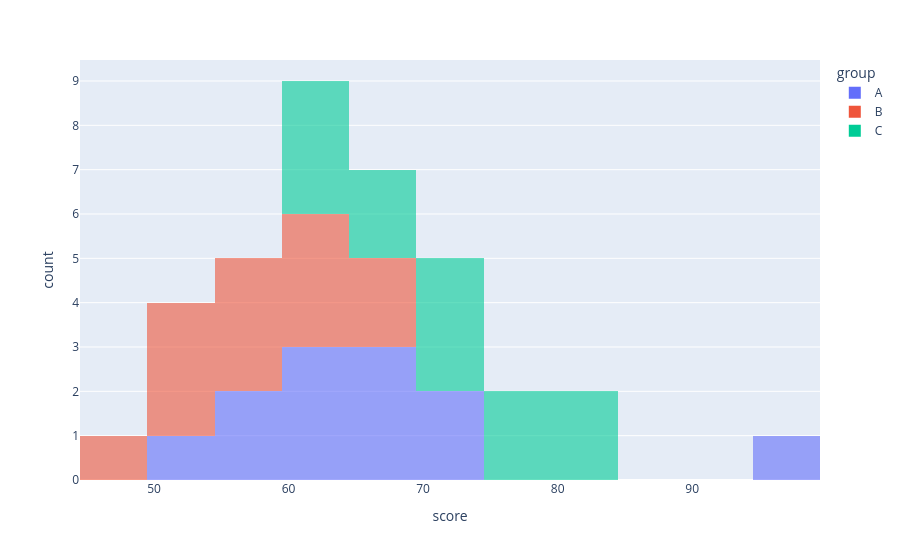

The notebook cell this image was saved under:
### Code cell
fig = px.histogram(
    df,
    x='score',
    color='group',
    opacity=0.6,
    # barmode='overlay'
)

fig.show()

### Figure 1 — Plotly figure (JSON) as saved in the notebook; plotly's stock layout.template omitted (floating-point values rounded to 4 significant figures)
{"data": [{"bingroup": "x", "hovertemplate": "group=A<br>score=%{x}<br>count=%{y}<extra></extra>", "legendgroup": "A", "marker": {"color": "#636efa", "opacity": 0.6, "pattern": {"shape": ""}}, "name": "A", "orientation": "v", "showlegend": true, "x": [52, 55, 58, 60, 61, 63, 65, 67, 68, 70, 72, 95], "xaxis": "x", "yaxis": "y", "type": "histogram"}, {"bingroup": "x", "hovertemplate": "group=B<br>score=%{x}<br>count=%{y}<extra></extra>", "legendgroup": "B", "marker": {"color": "#EF553B", "opacity": 0.6, "pattern": {"shape": ""}}, "name": "B", "orientation": "v", "showlegend": true, "x": [48, 50, 53, 54, 56, 57, 58, 60, 62, 64, 66, 68], "xaxis": "x", "yaxis": "y", "type": "histogram"}, {"bingroup": "x", "hovertemplate": "group=C<br>score=%{x}<br>count=%{y}<extra></extra>", "legendgroup": "C", "marker": {"color": "#00cc96", "opacity": 0.6, "pattern": {"shape": ""}}, "name": "C", "orientation": "v", "showlegend": true, "x": [60, 62, 64, 66, 68, 70, 72, 74, 76, 78, 80, 82], "xaxis": "x", "yaxis": "y", "type": "histogram"}], "layout": {"xaxis": {"anchor": "y", "domain": [0.0, 1.0], "title": {"text": "score"}}, "yaxis": {"anchor": "x", "domain": [0.0, 1.0], "title": {"text": "count"}}, "legend": {"title": {"text": "group"}, "tracegroupgap": 0}, "margin": {"t": 60}, "barmode": "relative"}}
